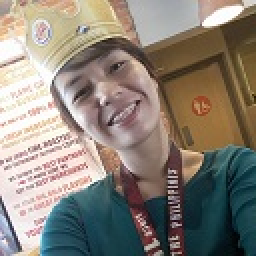
#> input picture data/trisha.jpg, 128 x 128 px, found by its file name (shown 2 times larger)
$ python Arbuis-Butas-Erasmo-MP2.py
#> lines starting #> are read from the running program, lines starting #| are printed output that depends on the picture
import math
from PIL import Image
import random

class KMeans:

	def __init__(self):
		self.data = []

	def __init__(self, K, training_num, features_num, training_set, centroids):
		self.K = K
		self.training_num =  training_num
		self.features_num = features_num
		self.training_set = training_set
		self.centroids = centroids
		self.prev_J = 0
		self.J = 0

	def iteration(self):

		self.prev_J = self.J

		cluster_assignments = []
		new_centroids = []

		# initialize cluster_assignments and new_centroids
		for i in range (0, self.K + 1):
			cluster_assignments.append([])
			new_centroids.append([float(0) for i in range(0, self.features_num)])

		# main loop traversing the training_set
		for index1, data  in enumerate(self.training_set):
			minimum = 0
			cluster = 0

			for index2, centroid in enumerate(self.centroids):
				tmp = 0

				# accumulate all of the computed square of distance between each element to the centroids
				for x in range(0, self.features_num):
					# formula to compute the distance between each feature
					# to its corresponding centroid feature
					tmp = tmp + ((data[x]-centroid[x]) ** 2)

				tmp = math.sqrt(tmp)

				# keep track of the minimum distance between a specific element to a centroid
				# if the centroid is the first in the array, it's assumed as the minimum
				if index2 == 0:
					minimum = tmp
				elif tmp < minimum:
					minimum = tmp
					cluster = index2


			#accumulate the minimum distance for every element in the dataset
			self.J = self.J + minimum
			# keep track of the all the elements within a cluster by storing the index of element
			cluster_assignments[cluster].append(index1)

			# loop to accumulate all the same features of a cluster
			for index3, feature in enumerate(self.training_set[index1]):
				new_centroids[cluster][index3] = new_centroids[cluster][index3] + self.training_set[index1][index3]


		for index4 in range(0, len(new_centroids)):
			for index5 in range(0, self.features_num):
				if len(cluster_assignments[index4]) > 0:
					# get the average of the features for the new centroids
					new_centroids[index4][index5] = new_centroids[index4][index5] / len(cluster_assignments[index4])


		self.J = self.J / len(self.training_set)
		self.centroids = new_centroids

		return cluster_assignments

############################# MAIN FOR PART 1 ##################################################

def main1 ():
	training_set = []
	file = open("data\kmdata1.txt", "r")


	for line in file:
		training_set.append([float(i) for i in line.split()])


	centroids = [[3,3], [6,2], [8,5]]
	part_one = KMeans(2, 300, 2, training_set, centroids)

	for i in range (0, 10):
		curr_centroids = list(part_one.centroids)
		ca = part_one.iteration()

		ca_file = open("output\iter%d_ca.txt" % (i+1), "w+")

		for j in range(0, len(training_set)):
			for x in range(0, len(ca)):
				if j in ca[x]:
					ca_file.write("%d\n" % (x+1))

		ca_file = open("output\iter%d_cm.txt" % (i+1), "w+")

		for x in range(0,part_one.K+1):
			for y in range(0,part_one.features_num):
				ca_file.write("%f " % part_one.centroids[x][y])
			ca_file.write("\n")

		ca_file.write("J=%f\n" % part_one.J)
		ca_file.write("dJ=%f\n" % (part_one.prev_J - part_one.J))
		ca_file.close()

###########################PART 2 #################################################

class ImageExtraction:

	def __init__(self):
		self.data = []

	# initialization with filename
	def __init__(self, filename):
#> called with filename = 'data\\trisha.jpg'
		self.data = []
		self.file_name = filename
		self.img = Image.open(filename, 'r')
#> self.img is the input picture: PIL image 128x128 RGB; mean R, G, B 138.2, 130.3, 120.3
		self.pixels = []

	# extract RGB from image and store in pixels
	def extractRGB(self):
		self.pixels = list(self.img.getdata())
#> self.pixels = 16384 items, first 6: (194, 177, 149), (194, 178, 155), (187, 169, 157), (190, 176, 167), (184, 170, 157), (179, 168, 150)


########################### MAIN FOR PART 2 #################################################

def centroidRandomizer(num, arr):

#> called with num = 16
	centroids = [];

	while len(centroids) < num:
		# generate random number
		r = random.randint(0, len(arr))

		# check if the random number is already in centroids
		# add if it's not in the centroids
		if arr[r] not in centroids:
			centroids.append(arr[r])
#> this loop made 16 passes
#> r on passes 1 to 12: 12623, 13781, 1326, 8484, 15922, 13268, 9938, 15617, 11732, 7157, 4563, 9235
#> after the loop, centroids = [(58, 69, 63), (74, 59, 64), (206, 196, 160), (220, 191, 183), (20, 54, 64), (55, 43, 43), (169, 145, 133), (192, 200, 219), (138, 128, 127), (85, 62, 31), (109, 85, 57), (135, 110, 106), (105, 84, 55), (153, 139, 110), (228, 207, 176), (103, 78, 58)]

	return centroids

def main2 ():
	imgExtraction = ImageExtraction('data\\trisha.jpg')

	imgExtraction.extractRGB()

	part_two = KMeans(16, len(imgExtraction.pixels), 3, imgExtraction.pixels, centroidRandomizer(16, imgExtraction.pixels))
#> in __init__, `self.K = K`: self.K = 16
#> in __init__, `self.training_set = training_set`: self.training_set has the same summary as self.pixels in extractRGB
#> in __init__, `self.centroids = centroids`: self.centroids has the same summary as centroids in centroidRandomizer
	ca = []

	# run the KMeans iteration 10 times
	for i in range (0, 10):
		ca = part_two.iteration()
#> this loop made 10 passes

	for i in range (0, len(part_two.centroids)):

		# round off the centroids to the nearest integer
		for j in range (0, len(part_two.centroids[i])):
			part_two.centroids[i][j] = int(round(part_two.centroids[i][j]))

		# the value of every pixel assigned to a cluster
		# is converted to the value of the centroid
		for k in range (0, len(ca[i])):
			imgExtraction.pixels[ca[i][k]] = tuple(part_two.centroids[i])
#> this loop made 17 passes
#> after the loop, imgExtraction.pixels = 16384 items, first 6: (187, 178, 170), (187, 178, 170), (187, 178, 170), (187, 178, 170), (187, 178, 170), (182, 157, 142); part_two.centroids = [[49, 88, 97], [88, 69, 56], [187, 178, 170], [217, 198, 177], [24, 60, 69], [52, 37, 33], [182, 157, 142], [252, 246, 240], [79, 125, 138], [74, 53, 40], [144, 108, 64], [131, 110, 102], [111, 85, 51], [154, 130, 121], [239, 224, 215], [111, 91, 82], [12, 32, 38]]


	# convert the list to image
	img2 = Image.new(imgExtraction.img.mode, imgExtraction.img.size)
#> img2: PIL image 128x128 RGB; every value is 0
	img2.putdata(imgExtraction.pixels)
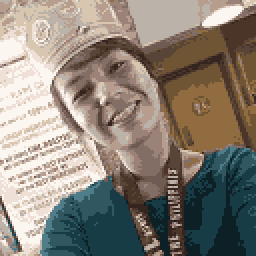
#> img2: PIL image 128x128 RGB (shown 2 times larger); mean R, G, B 138.1, 130.3, 120.3
	img2.save('data\compressed_trisha.jpg')

# if you want to run the part 1 of the lab
# main1()
# if you want to run the part 2 of the lab
main2()

$ run again, with data/arvin.jpg copied over data/trisha.jpg
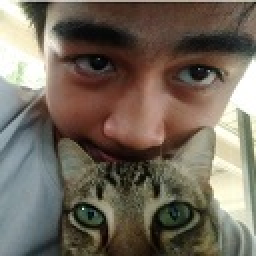
#> input picture data/arvin.jpg, 128 x 128 px, found by its file name (shown 2 times larger)
#> in __init__, self.img is the input picture: PIL image 128x128 RGB; mean R, G, B 114.5, 104.5, 91.9
#> self.pixels = 16384 items, first 6: (253, 253, 255), (254, 254, 254), (255, 255, 253), (254, 255, 249), (250, 252, 241), (242, 244, 230)
#> the loop in centroidRandomizer, `while len(centroids) < num:` made 16 passes
#> r on passes 1 to 8: 12623, 13781, 1326, 8484, 15922, 13268, 9938, 15617
#> after the loop in centroidRandomizer, `while len(centroids) < num:`: centroids = [(92, 89, 70), (0, 11, 0), (58, 51, 45), (64, 31, 26), (36, 25, 7), (25, 32, 24), (52, 34, 22), (137, 151, 154), (77, 78, 60), (225, 227, 206), (80, 43, 27), (97, 107, 109), (26, 27, 31), (91, 53, 42), (82, 87, 90), (137, 94, 75)]
#> self.K = 16
#> self.training_set has the same summary as self.pixels in extractRGB
#> self.centroids has the same summary as centroids in centroidRandomizer
#> the loop in main2, `for i in range (0, 10):` made 10 passes
#> the loop in main2, `for i in range (0, len(part_two.centroids)):` made 17 passes
#> after the loop in main2, `for i in range (0, len(part_two.centroids)):`: imgExtraction.pixels = 16384 items, first 6: (241, 240, 220), (241, 240, 220), (241, 240, 220), (241, 240, 220), (241, 240, 220), (241, 240, 220); part_two.centroids = [[124, 90, 71], [21, 17, 10], [64, 62, 50], [69, 42, 30], [35, 22, 13], [31, 31, 24], [50, 33, 22], [164, 162, 152], [85, 81, 67], [241, 240, 220], [84, 55, 41], [128, 137, 133], [46, 47, 37], [104, 67, 52], [105, 108, 96], [148, 120, 102], [11, 10, 5]]
#> in main2, `img2.putdata(imgExtraction.pixels)`:
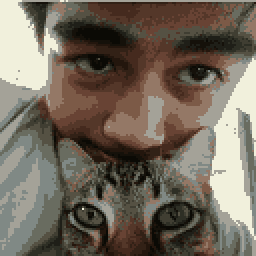
#> img2: PIL image 128x128 RGB (shown 2 times larger); mean R, G, B 114.5, 104.6, 91.9

$ run again, with data/celine.jpg copied over data/trisha.jpg
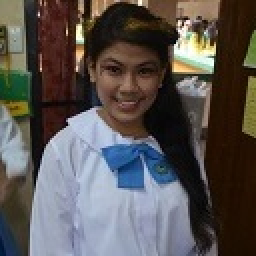
#> input picture data/celine.jpg, 128 x 128 px, found by its file name (shown 2 times larger)
#> in __init__, self.img is the input picture: PIL image 128x128 RGB; mean R, G, B 89.3, 84.6, 82.3
#> self.pixels = 16384 items, first 6: (135, 137, 100), (138, 140, 103), (140, 140, 106), (139, 139, 105), (140, 135, 103), (140, 135, 103)
#> the loop in centroidRandomizer, `while len(centroids) < num:` made 16 passes
#> r on passes 1 to 8: 12623, 13781, 1326, 8484, 15922, 13268, 9938, 15617
#> after the loop in centroidRandomizer, `while len(centroids) < num:`: centroids = [(167, 180, 199), (122, 127, 146), (129, 111, 71), (176, 184, 207), (169, 181, 203), (165, 170, 189), (32, 45, 62), (8, 29, 60), (86, 112, 139), (40, 18, 4), (24, 8, 9), (18, 13, 10), (186, 164, 114), (53, 25, 21), (16, 12, 9), (48, 25, 11)]
#> self.K = 16
#> self.training_set has the same summary as self.pixels in extractRGB
#> self.centroids has the same summary as centroids in centroidRandomizer
#> the loop in main2, `for i in range (0, 10):` made 10 passes
#> the loop in main2, `for i in range (0, len(part_two.centroids)):` made 17 passes
#> after the loop in main2, `for i in range (0, len(part_two.centroids)):`: imgExtraction.pixels = 16384 items, first 6: (157, 140, 109), (157, 140, 109), (157, 140, 109), (157, 140, 109), (157, 140, 109), (157, 140, 109); part_two.centroids = [[163, 172, 191], [122, 127, 141], [117, 104, 77], [238, 235, 202], [179, 192, 211], [146, 153, 172], [90, 73, 58], [28, 58, 66], [48, 92, 144], [41, 21, 7], [32, 15, 2], [33, 34, 29], [157, 140, 109], [67, 49, 37], [20, 17, 16], [58, 31, 20], [12, 10, 9]]
#> in main2, `img2.putdata(imgExtraction.pixels)`:
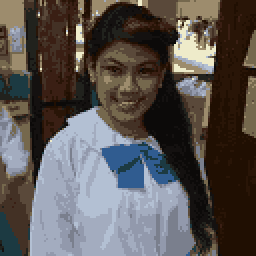
#> img2: PIL image 128x128 RGB (shown 2 times larger); mean R, G, B 89.4, 84.5, 82.4
